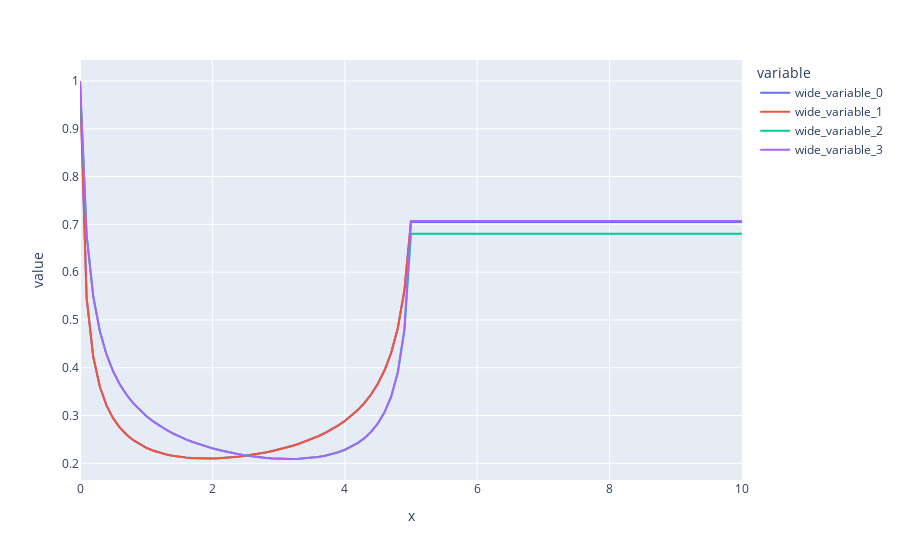

Here is the notebook cell this chart was saved with:
### Code cell
px.line(x=times2, y=[np.average(np.exp(-work1),axis=0),np.sqrt(ks1[0]/ks1),np.average(np.exp(-work2),axis=0),np.sqrt(ks2[0]/ks2)])
